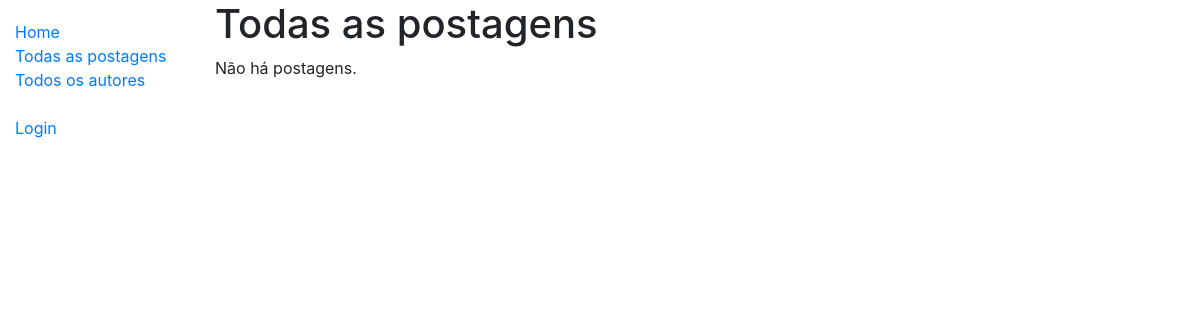
/blog/postagens/, run on an earlier commit of the app's database.
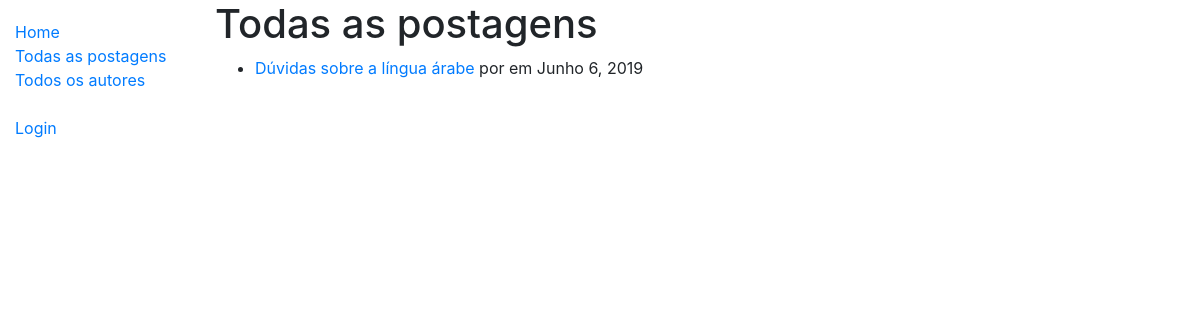
And on a later commit of the database.
### blog_app/models.py (models this page shows, shortened)
class Postagem(models.Model):
    autor = models.ForeignKey(Autor, on_delete=models.SET_NULL, null=True)
    titulo = models.CharField(max_length=100, help_text='Escreva o título da postagem')
    datahora = models.DateTimeField(auto_now_add=True)
    conteudo = models.TextField(max_length=1000, help_text='Escreva sua postagem')
    class Meta:
        ordering = ['-datahora']
    def get_absolute_url(self):
        return reverse('post-detail', args=[str(self.id)])

### blog_app/views.py (the view)
# urls.py: path('postagens/', views.PostagensListView.as_view(), name='postagens'),
class PostagensListView(generic.ListView):
    model = Postagem
    paginate_by = 5

### blog_app/models.py (called while the page is built)
    def get_absolute_url(self):
        return reverse('autor-detail', args=[str(self.id)])

### blog_app/templates/blog_app/postagem_list.html
{% extends "base_generic.html" %}
{% block content %}
  <h1>Todas as postagens</h1>
  {% if postagem_list %}
  <ul>
    {% for post in postagem_list %}
      <li>
        <a href="{{ post.get_absolute_url }}">{{ post.titulo }}</a>
        por <a href="{{post.autor.get_absolute_url }}">{{post.autor.usuario.first_name}} {{post.autor.usuario.last_name}}</a>
        em {{post.datahora.date}}
      </li>
    {% endfor %}
  </ul>
  {% else %}
    <p>Não há postagens.</p>
  {% endif %}
{% endblock %}

What changed in the data, as far as the page shows it:
added Postagem: titulo "Dúvidas sobre a língua árabe", datahora "Junho 6, 2019"
Also different on the page:
text no longer shown: "Não há postagens."
